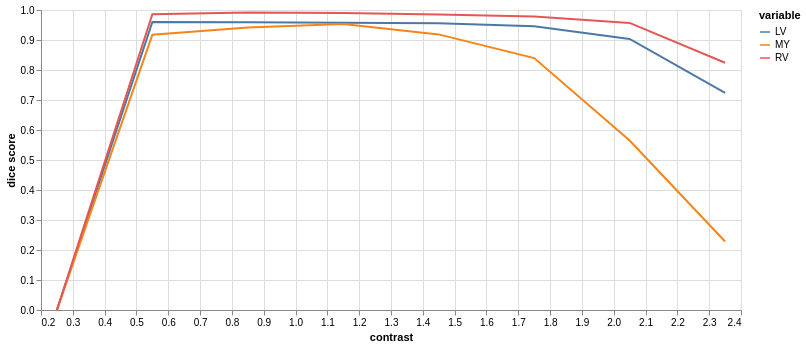

Notebook code cell kept with this figure:
### Code cell
(alt
 .Chart(results.melt(id_vars=['contrast'],value_vars=['LV','MY','RV'],value_name='dice score'))
 .mark_line()
 .encode(
     x="contrast",
     y="dice score",
     color="variable",
     tooltip="dice score"
 )
 .properties(width=700,height=300)
 .interactive()
)

### Figure 1 — Vega-Lite specification as saved in the notebook (floating-point values rounded to 4 significant figures)
{"config": {"view": {"continuousWidth": 300, "continuousHeight": 300}}, "data": {"name": "data-a5c699b2c0ec10beb594f1b1d7fea857"}, "mark": {"type": "line"}, "encoding": {"color": {"field": "variable", "type": "nominal"}, "tooltip": {"field": "dice score", "type": "quantitative"}, "x": {"field": "contrast", "type": "quantitative"}, "y": {"field": "dice score", "type": "quantitative"}}, "height": 300, "params": [{"name": "param_5", "select": {"type": "interval", "encodings": ["x", "y"]}, "bind": "scales"}], "width": 700, "$schema": "https://vega.github.io/schema/vega-lite/v5.20.1.json", "datasets": {"data-a5c699b2c0ec10beb594f1b1d7fea857": [{"contrast": 0.25, "variable": "LV", "dice score": 0.0}, {"contrast": 0.55, "variable": "LV", "dice score": 0.96}, {"contrast": 0.85, "variable": "LV", "dice score": 0.9593}, {"contrast": 1.15, "variable": "LV", "dice score": 0.9576}, {"contrast": 1.45, "variable": "LV", "dice score": 0.9559}, {"contrast": 1.75, "variable": "LV", "dice score": 0.9461}, {"contrast": 2.05, "variable": "LV", "dice score": 0.9035}, {"contrast": 2.35, "variable": "LV", "dice score": 0.7238}, {"contrast": 0.25, "variable": "MY", "dice score": 0.0}, {"contrast": 0.55, "variable": "MY", "dice score": 0.9174}, {"contrast": 0.85, "variable": "MY", "dice score": 0.9416}, {"contrast": 1.15, "variable": "MY", "dice score": 0.9534}, {"contrast": 1.45, "variable": "MY", "dice score": 0.9187}, {"contrast": 1.75, "variable": "MY", "dice score": 0.8397}, {"contrast": 2.05, "variable": "MY", "dice score": 0.5651}, {"contrast": 2.35, "variable": "MY", "dice score": 0.2285}, {"contrast": 0.25, "variable": "RV", "dice score": 0.0}, {"contrast": 0.55, "variable": "RV", "dice score": 0.9862}, {"contrast": 0.85, "variable": "RV", "dice score": 0.9916}, {"contrast": 1.15, "variable": "RV", "dice score": 0.9896}, {"contrast": 1.45, "variable": "RV", "dice score": 0.9852}, {"contrast": 1.75, "variable": "RV", "dice score": 0.9784}, {"contrast": 2.05, "variable": "RV", "dice score": 0.9569}, {"contrast": 2.35, "variable": "RV", "dice score": 0.824}]}}
